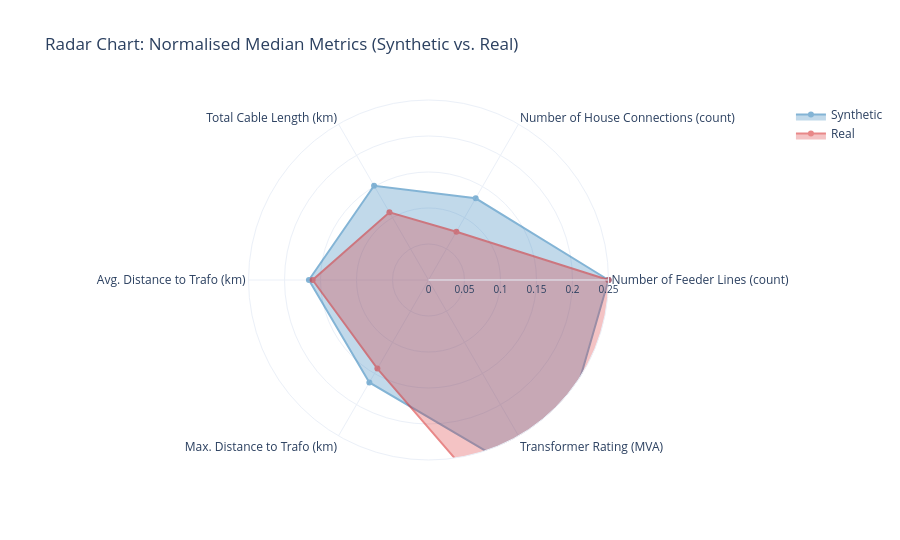

Source (notebook cell):
### Markdown cell above
### 4c. Radar Chart — Multi-metric Overview

A single-glance view across **all five metrics simultaneously**. Each axis shows the **normalised median** (0 = combined minimum, 1 = combined maximum) so metrics with different units are directly comparable. The filled area indicates how a source "fills" the metric space relative to the other.

> A Synthetic trace that consistently extends **beyond** the Real trace indicates systematic over-estimation; consistently **inside** indicates under-estimation.

### Code cell
# Compute normalised median per source across all metrics
radar_rows = {}
for source in df_all['source'].dropna().unique():
    subset = df_all[df_all['source'] == source]
    radar_rows[source] = subset[metrics].median()

df_radar = pd.DataFrame(radar_rows).T  # shape: (n_sources, n_metrics)

# Normalise columns using combined min/max so all axes span [0, 1]
col_min = df_all[metrics].min()
col_max = df_all[metrics].max()
col_range = (col_max - col_min).replace(0, 1)  # avoid division by zero
df_norm = (df_radar - col_min) / col_range

categories = [labels.get(m, m) for m in metrics]
source_colors = {'Synthetic': '#1f77b4', 'Real': '#d62728'}

fig = go.Figure()
for source in df_norm.index:
    values = df_norm.loc[source].tolist()
    values += values[:1]  # close the polygon
    fig.add_trace(go.Scatterpolar(
        r=values,
        theta=categories + [categories[0]],
        fill='toself',
        name=source,
        line_color=source_colors.get(source, 'grey'),
        opacity=0.55,
    ))

fig.update_layout(
    polar=dict(radialaxis=dict(visible=True, range=[0, 0.25], tickfont_size=10)),
    title="Radar Chart: Normalised Median Metrics (Synthetic vs. Real)",
    height=540,
    template='plotly_white',
)
fig.show()

### Figure 1 — Plotly figure (JSON) as saved in the notebook; plotly's stock layout.template omitted (floating-point values rounded to 4 significant figures)
{"data": [{"fill": "toself", "line": {"color": "#1f77b4"}, "name": "Synthetic", "opacity": 0.55, "r": [0.25, 0.131, 0.1512, 0.1661, 0.1643, 0.3333, 0.25], "theta": ["Number of Feeder Lines (count)", "Number of House Connections (count)", "Total Cable Length (km)", "Avg. Distance to Trafo (km)", "Max. Distance to Trafo (km)", "Transformer Rating (MVA)", "Number of Feeder Lines (count)"], "type": "scatterpolar"}, {"fill": "toself", "line": {"color": "#d62728"}, "name": "Real", "opacity": 0.55, "r": [0.25, 0.07749, 0.1085, 0.1609, 0.142, 0.7167, 0.25], "theta": ["Number of Feeder Lines (count)", "Number of House Connections (count)", "Total Cable Length (km)", "Avg. Distance to Trafo (km)", "Max. Distance to Trafo (km)", "Transformer Rating (MVA)", "Number of Feeder Lines (count)"], "type": "scatterpolar"}], "layout": {"height": 540, "polar": {"radialaxis": {"range": [0, 0.25], "tickfont": {"size": 10}, "visible": true}}, "title": {"text": "Radar Chart: Normalised Median Metrics (Synthetic vs. Real)"}}}
